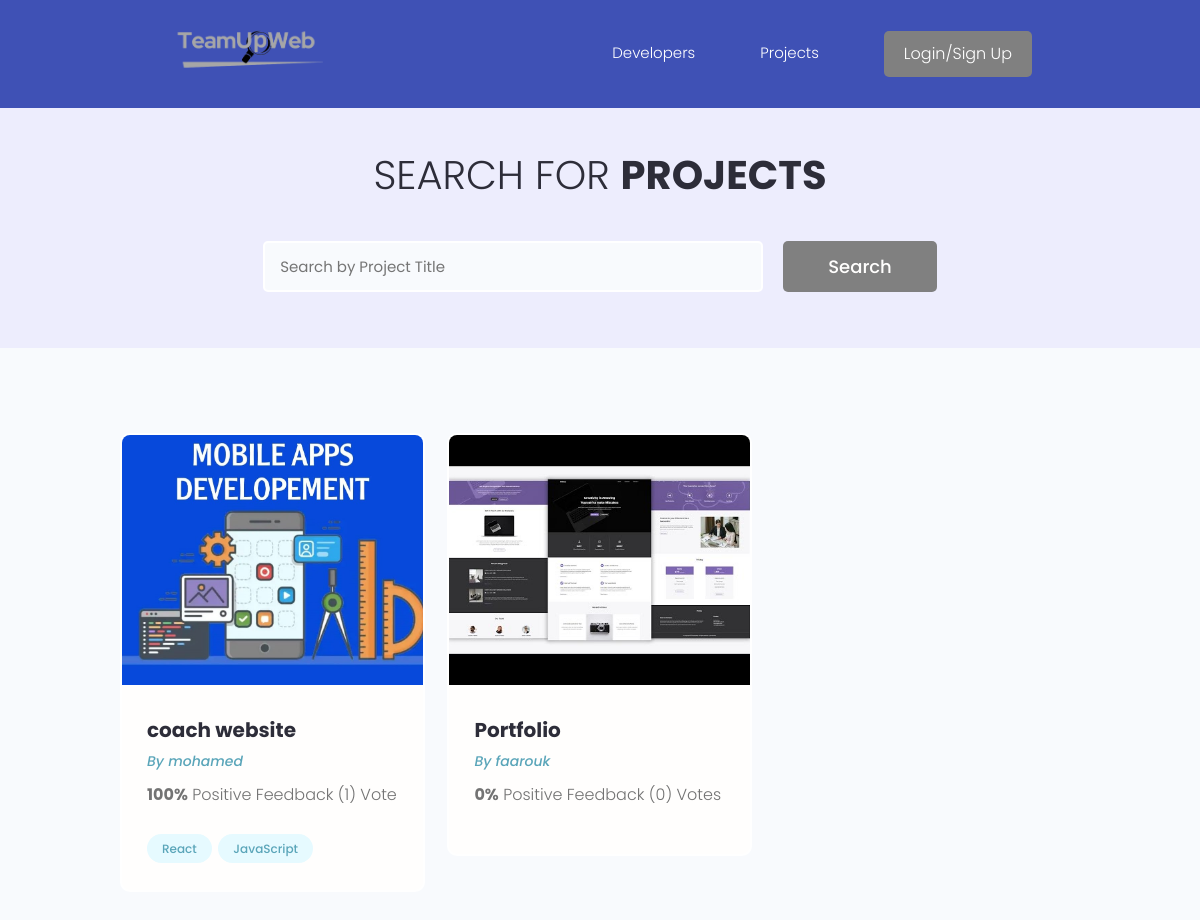
Before: /projects/ with the older database file.
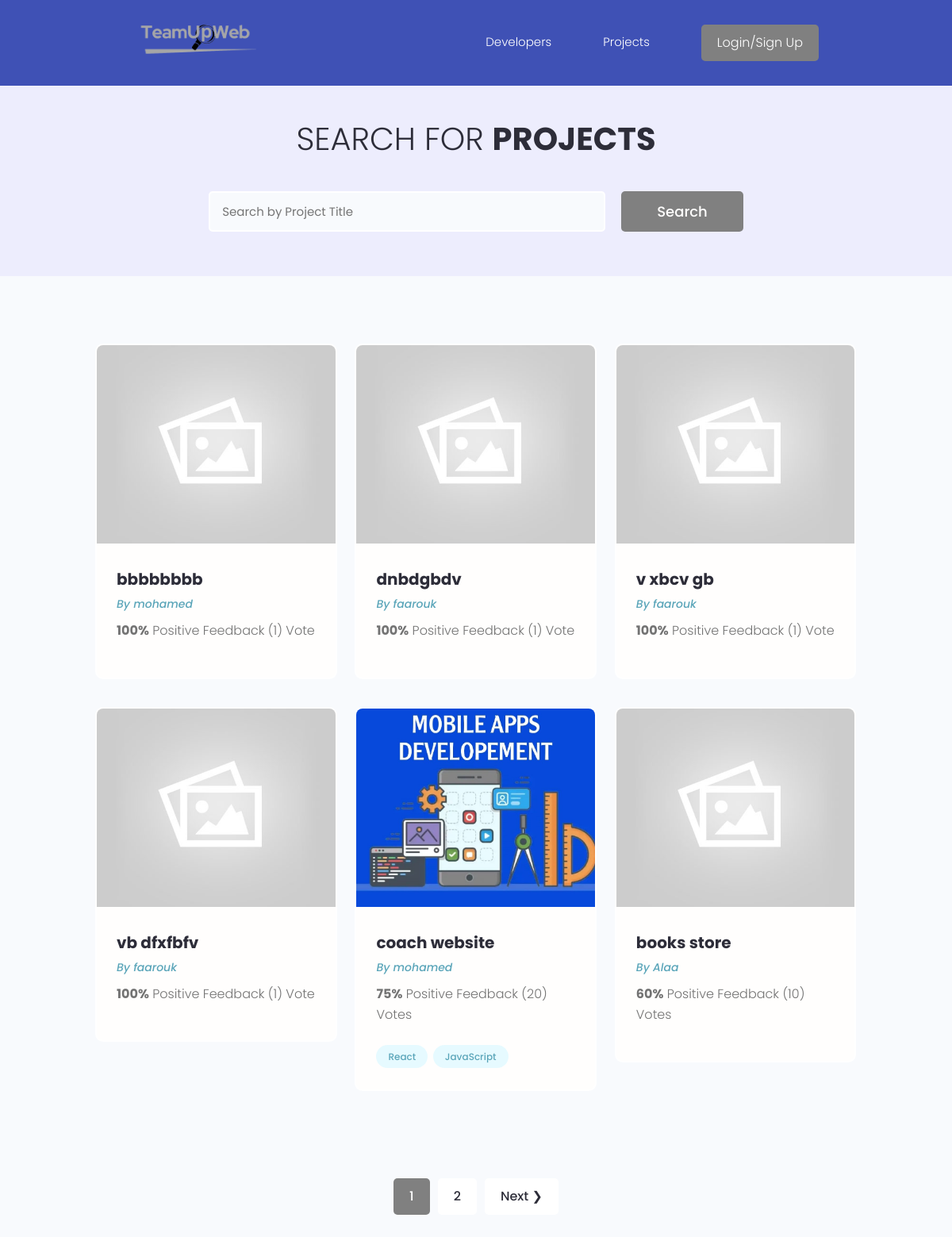
After: the same page with the newer database file.
### projects/models.py (models this page shows, shortened)
class Project(models.Model):
    owner = models.ForeignKey(Profile,null=True,blank=True,on_delete=models.CASCADE)
    title = models.CharField(max_length=200)
    description = models.TextField(null=True,blank=True)
    featured_image = models.ImageField(null=True,blank=True,default='default.jpg')
    demo_link = models.URLField(max_length=2000, null=True,blank=True)
    source_link = models.URLField(max_length=2000,null=True,blank=True)
    tags = models.ManyToManyField('Tag',blank=True)
    vote_total = models.IntegerField(default=0,null=True,blank=True)
    vote_ratio = models.IntegerField(default=0,null=True,blank=True)
    created = models.DateTimeField(auto_now_add=True)
    id = models.UUIDField(default=uuid.uuid4, unique = True,
                          primary_key=True,editable=False)
    class Meta:
        ordering = ['-vote_ratio' , '-vote_total' , 'title' ]
    @property
    def imageURL(self):
        try:
            url = self.featured_image.url
        except:
            url = ' '
        return url

class Tag(models.Model):
    name = models.CharField(max_length=200)
    created = models.DateTimeField(auto_now_add=True)
    id = models.UUIDField(default=uuid.uuid4,unique=True,
                          primary_key=True ,editable=False)
    def __str__(self) :
        return self.name

### users/models.py (models this page shows, shortened)
class Profile(models.Model):
    user = models.OneToOneField(User,on_delete=models.CASCADE,null=True,blank=True)
    name = models.CharField(max_length=200,null=True,blank=True)
    email = models.EmailField(max_length=500,null=True,blank=True)
    username = models.CharField(max_length=200,null=True,blank=True)
    location = models.CharField(max_length=200,null=True,blank=True)
    short_intro = models.CharField(max_length=200,null=True,blank=True)
    bio = models.TextField(null=True,blank=True)
    profile_image = models.ImageField(null=True,blank=True,upload_to='profiles/',default="profiles/user-default.png")
    social_github = models.CharField(max_length=200,null=True,blank=True)
    social_twitter = models.CharField(max_length=200,null=True,blank=True)
    social_linkedin = models.CharField(max_length=200,null=True,blank=True)
    social_youtube = models.CharField(max_length=200,null=True,blank=True)
    social_website = models.CharField(max_length=200,null=True,blank=True)
    created = models.DateTimeField(auto_now_add=True)
    id = models.UUIDField(default=uuid.uuid4, unique = True,
                          primary_key=True,editable=False)
    class Meta:
        ordering = ['created']

### projects/views.py (the view)
# urls.py: path('projects/', include('projects.urls')),
def projects(request):
    projects, search_query =  searchProjects(request)
    custom_range ,projects = paginateProjects(request,projects,6)
    context = {'projects' : projects ,'search_query': search_query , 'custom_range' : custom_range }
    return render(request, 'projects/projects.html',context)

### projects/utils.py (called while the page is built)
def paginateProjects(request,projects,results):
    page = request.GET.get('page')
    paginator = Paginator(projects, results)
    try:
      projects = paginator.page(page)
    except PageNotAnInteger:
       page = 1
       projects = paginator.page(page)
    except EmptyPage:
       page = paginator.num_pages
       projects = paginator.page(page)
    leftIndex = (int(page) - 4)
    if leftIndex < 1 :
       leftIndex = 1
    rightIndex = (int(page) + 5)
    if rightIndex > paginator.num_pages :
       rightIndex = paginator.num_pages + 1
    custom_range = range(leftIndex,rightIndex)
    return custom_range, projects

def searchProjects(request):
    search_query = ''
    if request.GET.get('search_query'):
       search_query = request.GET.get('search_query')
    tags = Tag.objects.filter(name__icontains = search_query)
    projects = Project.objects.distinct().filter(
       Q(title__icontains = search_query) |
       Q(description__icontains = search_query) |
       Q(owner__name = search_query)  |
       Q(tags__in = tags)
    )
    return projects, search_query

### projects/templates/projects/projects.html (shortened to what this page needs)
{% extends 'main.html' %} {% block content %}
<main class="projects">
	<section class="hero-section text-center">
		<div class="container container--narrow">
			<div class="hero-section__box">
				<h2>Search for <span>Projects</span></h2>
			</div>
			<div class="hero-section__search">
				<form
					id='searchForm'
					class="form"
					action="{% url 'projects' %}"
					method="get">
					<div class="form__field">
						<input
							class="input input--text"
							id="formInput#search"
							type="text"
							name="search_query"
							placeholder="Search by Project Title"
							value="{{search_query}}" />
					</div>
					<input
						class="btn btn--sub btn--lg"
						type="submit"
						value="Search" />
				</form>
			</div>
		</div>
	</section>
	<section class="projectsList">
		<div class="container">
			<div class="grid grid--three">
				{% for project in projects %}
				<div class="column">
					<div class="card project">
						<a
							href="{% url 'project' project.id %}"
							class="project">
							<img
								class="project__thumbnail"
								src="{{project.imageURL}}"
								alt="project thumbnail" />
							<div class="card__body">
								<h3 class="project__title">{{project.title}}</h3>
								<p>
									<a
										class="project__author"
										href="{% url 'user-profile' project.owner.id %}"
										>By {{project.owner.name}}</a
									>
								</p>
								<p class="project--rating">
									<span style="font-weight: bold">{{project.vote_ratio}}%</span>
									Positive Feedback ({{project.vote_total}})
									Vote{{project.vote_total|pluralize:"s"}}
								</p>
								<div class="project__tags">
									{% for tag in project.tags.all %}
									<span class="tag tag--pill tag--main">
										<small>{{tag}}</small>
									</span>
									{% endfor %}
								</div>
							</div>
						</a>
					</div>
				</div>
				{% endfor %}
			</div>
		</div>
	</section>
	{% include 'pagination.html' with queryset=projects custom_range=custom_range %}
</main>
{% endblock content %}

Changed rows visible on the page:
no longer on this page (row edited): Project: imageURL (picture), title "Portfolio", owner.name "faarouk", vote_ratio "0", vote_total "0"
added Project: imageURL (placeholder picture), title "bbbbbbbb", owner.name "mohamed", vote_ratio "100", vote_total "1"
added Project: imageURL (placeholder picture), title "dnbdgbdv", owner.name "faarouk", vote_ratio "100", vote_total "1"
added Project: imageURL (placeholder picture), title "v xbcv gb", owner.name "faarouk", vote_ratio "100", vote_total "1"
added Project: imageURL (placeholder picture), title "vb dfxfbfv", owner.name "faarouk", vote_ratio "100", vote_total "1"
changed Project "coach website": vote_ratio "100" → "75"; vote_total "1" → "20"
added Project: imageURL (placeholder picture), title "books store", owner.name "Alaa", vote_ratio "60", vote_total "10"
Other visible differences:
new list line: "1"
new list line: "2"
text now shown: "Next ❯"
